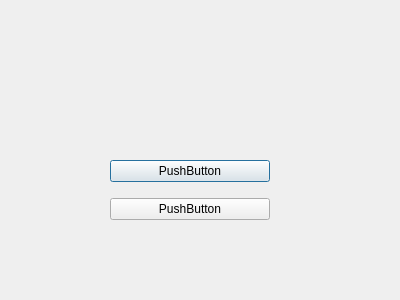
<?xml version="1.0" encoding="UTF-8"?>
<ui version="4.0">
 <class>modedejeu</class>
 <widget class="QDialog" name="modedejeu">
  <property name="geometry">
   <rect>
    <x>0</x>
    <y>0</y>
    <width>400</width>
    <height>300</height>
   </rect>
  </property>
  <property name="windowTitle">
   <string>Dialog</string>
  </property>
  <widget class="QWidget" name="verticalLayoutWidget">
   <property name="geometry">
    <rect>
     <x>110</x>
     <y>150</y>
     <width>160</width>
     <height>80</height>
    </rect>
   </property>
   <layout class="QVBoxLayout" name="verticalLayout">
    <item>
     <widget class="QPushButton" name="pushButton">
      <property name="text">
       <string>PushButton</string>
      </property>
     </widget>
    </item>
    <item>
     <widget class="QPushButton" name="pushButton_2">
      <property name="text">
       <string>PushButton</string>
      </property>
     </widget>
    </item>
   </layout>
  </widget>
 </widget>
 <resources/>
 <connections/>
</ui>
